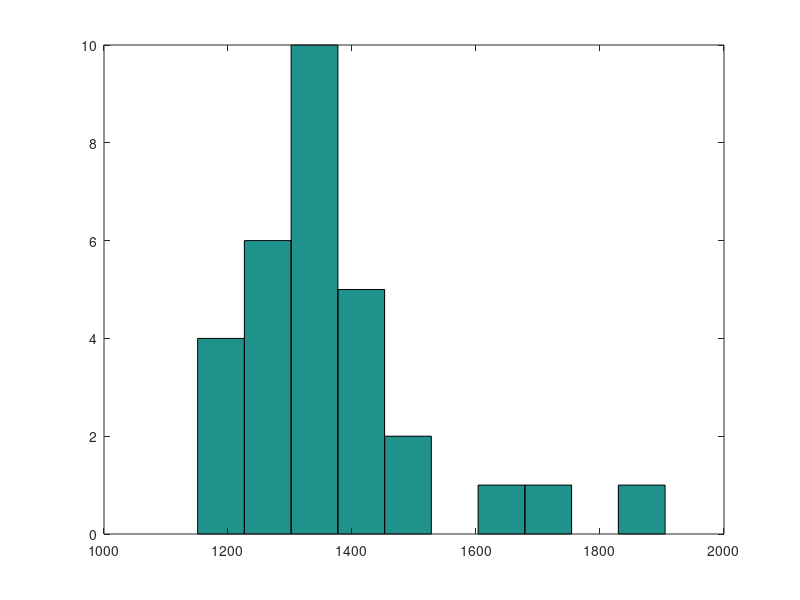

Write MATLAB code to recreate this figure. (Note: this script raises an error after producing the figure.)

load('miror_data_fordynamics.mat')

fps=30;
calib_0 = 1550; % Get it in ball rotation
calib_1 = 1105;
ball_diameter = 4.87; %in cm

%% get nb_frame per data

for i=1:length(data)
    nb_frame(i)=size(data{i},1);
end
hist(nb_frame)
f=find(nb_frame==min(nb_frame));
nb_frame(f)
filename{f}

%%
% the frame_window does not include the time before p
frame_window = 150 % 150 is good otherwise bucket or mirror off. This corresponds to the window before and the same is added after

turn_dyn ={};
speed_dyn ={};

mir_trial = 1

for i=1:length(data)
    
    % get the mirror index
    cur_mirror = mirror{i}; 
    mir_on=find( [cur_mirror(1:end-1)-cur_mirror(2:end)] < 0); 
    mir_off=find( [cur_mirror(1:end-1)-cur_mirror(2:end)] > 0); 

    if mir_trial ==1
        window = [mir_on(1)-frame_window : mir_on(1)+ frame_window]; % here look at the first mirroring event

        if max(window) > mir_off(1)
            warning([cond{i} , num2str(ant(i)), 'window to big, the end span over  mirror off'])
        end
        
    elseif mir_trial ==2
        
        window = [mir_on(2)-frame_window : mir_on(2)+ frame_window]; % here look at the first mirroring event

        if min(window) < mir_off(1)
            warning([cond{i} , num2str(ant(i)), 'window to big, the begining span over previous mirror on'])
        end
    end
        
    
    cur_data=data{i};
    
    X0=cur_data(window ,1)/calib_0; % get the last Xsec (we made sure the last 15s were without cleaning)
    X1=cur_data(window ,3)/calib_1;    
    Xs= (X0 + X1) / 2; % Make average of X0 and X1 (they should get same signal)
    
    Y0=cur_data(window,2) /calib_0;
    Y1=cur_data(window,4) /calib_1;
    
    % Path
    cum_angle{i} = pi2pi(cumsum(Xs) * 2* pi); % in radian (per frame)
    
    % Turns 

    Xs_radsec= Xs * 2*pi * fps;  % Put them in rad/sec
    turn_dyn{i} = Xs_radsec;
    
        

    speed = sqrt(Y0.^2 + Y1.^2) * (ball_diameter*pi) * fps; % put in cm/sec
    speed_dyn{i} = speed;

    
    % get averages before

    Xs_before = Xs_radsec (1:frame_window);
    turn_l_before(i)= sum(Xs_before(Xs_before>0));
    turn_r_before(i)= sum(Xs_before(Xs_before<0));
    turn_ratio_before(i) = ( abs(turn_l_before(i)) - abs(turn_r_before(i)) ) / ( abs(turn_l_before(i)) + abs(turn_r_before(i)) ); % time spent turning L/R: between +1 and -1 
    turn_av_before(i)= mean(Xs_before);
    turn_med_before(i)= median(Xs_before);

    
        % get averages after

    Xs_after = Xs_radsec (frame_window:end);
    turn_l_after(i)= sum(Xs_after(Xs_after>0));
    turn_r_after(i)= sum(Xs_after(Xs_after<0));
    turn_ratio_after(i) = ( abs(turn_l_before(i)) - abs(turn_r_after(i)) ) / ( abs(turn_l_after(i)) + abs(turn_r_after(i)) ); % time spent turning L/R: between +1 and -1 
    turn_av_after(i)= mean(Xs_after);
    turn_med_after(i)= median(Xs_after);

    
    
end


%% Plot Turn dynamic 
% figure()

nb_frames = length(turn_dyn{1});
x_axis = [[1:nb_frames] - ceil(nb_frames/2)]   /fps; % so that zero is when the ring is lifted 

fcond={};
fcond{1}='Trained_side_Realease_route';
fcond{2}='Trained_side_Realease_unfam';
fcond{3}='Trained_straight_Realease_route';

dth=[];
dr=[];
dth_return_up=[];

figure()

for c=1:length(fcond)
    
    cur_cond=strcmp(cond,fcond(c)); % get the condition

         j=0; 
         for a=unique(ant(cur_cond))'; j=j+1; % go through all individual
             f=find(ant == a); %get the index
                dth(j,:) = turn_dyn{f}' *180/pi; % in deg/sec
                dr(j,:) = speed_dyn{f}' / fps; % so as to be back in cm/frame
                
                % return the ant to align them base on their average turn before the mirror
             if turn_av_before(a) < 0  %return only if turnbefore_below zero
                dth_return_up(j,:) = -turn_dyn{f}' *180/pi; % in deg/sec
             else
                dth_return_up(j,:) = turn_dyn{f}' *180/pi; % in deg/sec
             end
                
                
         end
         

        
        % Plot raw data
        subplot(2,3,c); 
                plot(x_axis, dth'); hold on

%                error = fastsmooth (std(dth)/sqrt(size(dth,1)) , 3,3,1)  ;
%        patch_vector =  [mean(dth)+error, flip(mean(dth)-error)];

        error = fastsmooth (iqr(dth)/2, 3,3,1)  ; %/2 because we patch half above and half below
        patch_vector =  [median(dth)+error, flip(median(dth)-error)];

        patch([x_axis flip(x_axis)],patch_vector,[0.5 0.5 0.5]); hold on
        
        plot(x_axis, fastsmooth(median(dth),3,3,1),'k','linewidth',2); hold on
        
        plot([min(x_axis) max(x_axis)], [0 0], 'k'); %mark the zero
        plot([0 0] , [min(min(dth)) max(max(dth))],'k'); % mark t0, when the ring is lifted
        ylim([-500 +500])
        title(fcond(c));
        ylabel('turn vel (deg/s)');
        xlabel('time (s)');
        
        % Plot returned data
        subplot(2,3,c+3); 
        plot(x_axis, dth_return_up'); hold on

%        error = fastsmooth (std(dth_return_up)/sqrt(size(dth_return_up,1)) , 3,3,1)  ;
%        patch_vector =  [mean(dth_return_up)+error, flip(mean(dth_return_up)-error)];

        error = fastsmooth (iqr(dth_return_up)/2, 3,3,1)  ; %/2 because we patch half above and half below
        patch_vector =  [median(dth_return_up)+error, flip(median(dth_return_up)-error)];
        
        patch([x_axis flip(x_axis)],patch_vector,[0.5 0.5 0.5]); hold on
        
        plot(x_axis, fastsmooth(median(dth_return_up),3,3,1),'k','linewidth',2); hold on
        
        plot([min(x_axis) max(x_axis)], [0 0], 'k'); %mark the zero
        plot([0 0] , [min(min(dth_return_up)) max(max(dth_return_up))],'k'); % mark t0, when the ring is lifted
        ylim([-500 +500])
        title(['Returned up' , fcond(c)]);
        ylabel('turn vel (deg/s)');
        xlabel('time (s)');
end

     
%% Plot the means 
 
fcond={};
fcond{1}='Trained_side_Realease_route';
fcond{2}='Trained_side_Realease_unfam';
fcond{3}='Trained_straight_Realease_route';

 before = turn_av_before /pi*180 ; %put in deg/sec
 after = turn_av_after /pi*180 ;
%  before = turn_med_before /pi*180 ; %put in deg/sec
%  after = turn_med_after /pi*180 ;
  
ymin =-250;
ymax = 250;

figure()

for c=1:length(fcond)
    
    subplot(1,3,c)
    
    f=strcmp(cond,fcond(c));
    boxplot([before(f)',after(f)']); hold on;
    plotSpread ([before(f)',after(f)']); hold on;
    plot([before(f);after(f)],'color',[0.5 0.5 0.5]); hold on;
    plot([0.5 2.5],[0 0],'--k')
    ylim([ymin ymax])
    title(fcond{c})
    
    
end


% Stats 


%----- First test if group are oriented to the right before the mirror
    
    f=find(strcmp(cond,'Trained_side_Realease_route') ==1)
    [p,h,stats] = signrank(before(f),0,'tail','left')
%     signedrank: 21
%     p = 0.0156 

    f=find(strcmp(cond,'Trained_side_Realease_unfam') ==1)
    [p,h,stats] = signrank(before(f),0,'tail','left')
%     signedrank: 64
%     p = 0.9788


    f=find(strcmp(cond,'Trained_straight_Realease_route') ==1)
    [p,h,stats] = signrank(before(f),0,'tail','left')
%     signedrank: 66
%     p = 0.9866

%----------- Then test if different before after, makes sense only for
%group 1, because it is oriented

    f=find(strcmp(cond,'Trained_side_Realease_route') ==1)
    [p,h,stats] = signrank(before(f),after(f),'tail','left')
%     signedrank: 21
%     p = 0.0156 


%----- Then test if mirror reverses them
    
    f=find(strcmp(cond,'Trained_side_Realease_route') ==1)
    [p,h,stats] = signrank(after(f).*before(f),0,'tail','left')
%     signedrank: 2
%     p = 0.0469 

    f=find(strcmp(cond,'Trained_side_Realease_unfam') ==1)
    [p,h,stats] = signrank(after(f).*before(f),0,'tail','left')
%     signedrank: 35
%     p = 0.3955

    f=find(strcmp(cond,'Trained_straight_Realease_route') ==1)
        [p,h,stats] = signrank(after(f).*before(f),0,'tail','left')
%     signedrank: 15
%     p =  0.0320

%% make little csv table of the mean

t=table(ant, cond, before', after', 'VariableNames', {'ant','cond','before','mirror'});

writetable(t,'table_mirror_means.csv')
